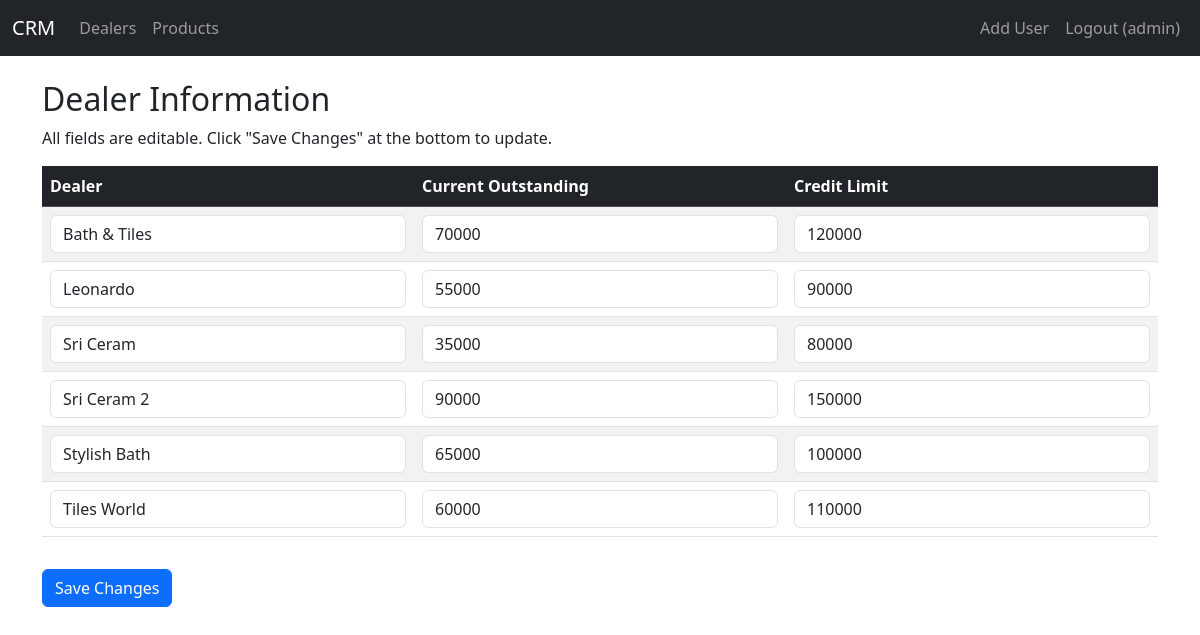
Screenshot of /dealers (signed in) with the database file from the repository.
### app.py (models this page shows, shortened)
class User(UserMixin, db.Model):
    id = db.Column(db.Integer, primary_key=True)
    username = db.Column(db.String(100), unique=True, nullable=False)
    password_hash = db.Column(db.String(200), nullable=False)
    is_admin = db.Column(db.Boolean, default=False)

class Dealer(db.Model):
    id = db.Column(db.Integer, primary_key=True)
    name = db.Column(db.String(150), nullable=False)
    current_outstanding = db.Column(db.Integer, nullable=False)
    credit_limit = db.Column(db.Integer, nullable=False)

### app.py (the view, shortened to what this page needs)
@app.route('/')
@app.route('/dealers', methods=['GET', 'POST'])
@login_required
def dealers():
    all_dealers = Dealer.query.order_by(Dealer.name).all()
    return render_template('dealers.html', dealers=all_dealers)

### app.py (called while the page is built)
@login_manager.user_loader
def load_user(user_id):
    return User.query.get(int(user_id))

### templates/dealers.html (shortened to what this page needs)
{% extends "base.html" %}
{% block content %}
    <h2>Dealer Information</h2>
    <p>All fields are editable. Click "Save Changes" at the bottom to update.</p>
    <form method="POST" action="{{ url_for('dealers') }}">
        <table class="table table-striped table-hover">
            <thead class="table-dark">
                <tr>
                    <th>Dealer</th>
                    <th>Current Outstanding</th>
                    <th>Credit Limit</th>
                </tr>
            </thead>
            <tbody>
                {% for dealer in dealers %}
                <tr>
                    <td>
                        <input type="text" name="name-{{ dealer.id }}" value="{{ dealer.name }}" class="form-control" required>
                    </td>
                    <td>
                        <input type="number" name="outstanding-{{ dealer.id }}" value="{{ dealer.current_outstanding }}" class="form-control" required>
                    </td>
                    <td>
                        <input type="number" name="limit-{{ dealer.id }}" value="{{ dealer.credit_limit }}" class="form-control" required>
                    </td>
                </tr>
                {% endfor %}
            </tbody>
        </table>
        <button type="submit" class="btn btn-primary mt-3">Save Changes</button>
    </form>
{% endblock %}

### templates/base.html (shortened to what this page needs)
<!DOCTYPE html>
<html lang="en">
<head>
    <link href="https://cdn.jsdelivr.net/npm/bootstrap@5.3.2/dist/css/bootstrap.min.css" rel="stylesheet">
</head>
<body>
    <nav class="navbar navbar-expand-lg navbar-dark bg-dark">
        <div class="container-fluid">
            <a class="navbar-brand" href="{{ url_for('dealers') }}">CRM</a>
            <div class="collapse navbar-collapse" id="navbarNav">
                <ul class="navbar-nav me-auto">
                    {% if current_user.is_authenticated %}
                        <li class="nav-item">
                            <a class="nav-link" href="{{ url_for('dealers') }}">Dealers</a>
                        </li>
                        <li class="nav-item">
                            <a class="nav-link" href="{{ url_for('products') }}">Products</a>
                        </li>
                    {% endif %}
                </ul>
                <ul class="navbar-nav">
                    {% if current_user.is_authenticated %}
                        {% if current_user.is_admin %}
                        <li class="nav-item">
                            <a class="nav-link" href="{{ url_for('register') }}">Add User</a>
                        </li>
                        {% endif %}
                        <li class="nav-item">
                            <a class="nav-link" href="{{ url_for('logout') }}">Logout ({{ current_user.username }})</a>
                        </li>
                    {% else %}
                        <li class="nav-item">
                            <a class="nav-link" href="{{ url_for('login') }}">Login</a>
                        </li>
                    {% endif %}
                </ul>
            </div>
        </div>
    </nav>
    <div class="container mt-4">
        {% block content %}{% endblock %}
    </div>
</body>
</html>

### rows the page displays
User: username "admin"
Dealer: name "Bath & Tiles", current_outstanding "70000", credit_limit "120000"
Dealer: name "Leonardo", current_outstanding "55000", credit_limit "90000"
Dealer: name "Sri Ceram", current_outstanding "35000", credit_limit "80000"
Dealer: name "Sri Ceram 2", current_outstanding "90000", credit_limit "150000"
Dealer: name "Stylish Bath", current_outstanding "65000", credit_limit "100000"
Dealer: name "Tiles World", current_outstanding "60000", credit_limit "110000"
